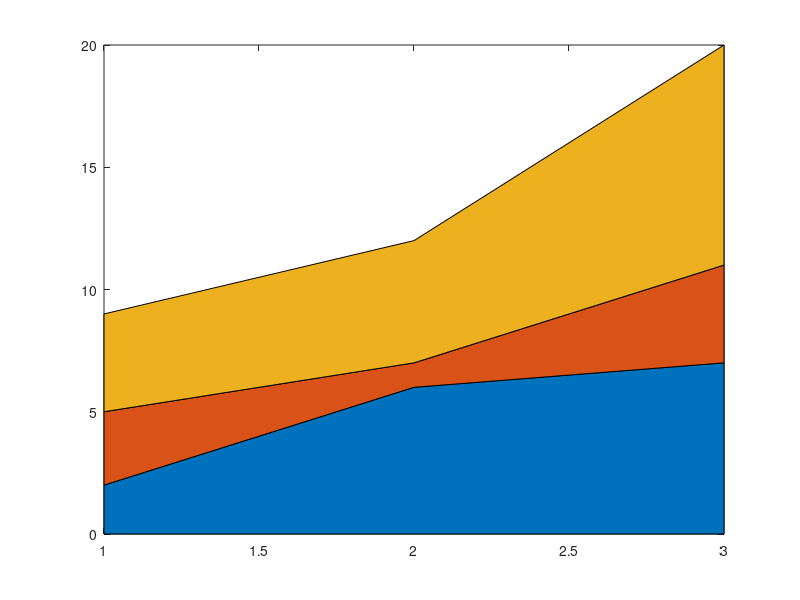

The MATLAB source for this figure: (Note: this script raises an error after producing the figure.)
Y = [2 3 4; 6 1 5; 7 4 9];
a = area(Y);
a(2).FaceColor = [0.2 0.6 0.5];
a(2).EdgeColor = [0.63 0.08 0.18];
a(2).LineWidth = 2;
